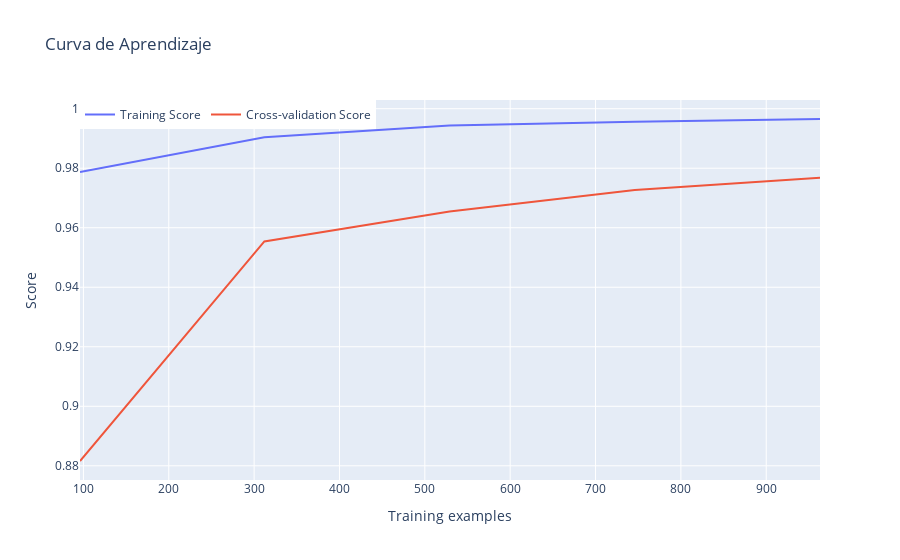

The notebook cell saved with this chart:
### Markdown cell above
### Graficando el proceso de entrenamiendo y testeo del Modelo

### Code cell
from sklearn.model_selection import learning_curve
import plotly.graph_objects as go
# Calculamos la curva de aprendizaje
train_sizes, train_scores, test_scores = learning_curve(model_taxi, X_train, y_train, cv=5)
train_scores_mean = np.mean(train_scores, axis=1)
test_scores_mean = np.mean(test_scores, axis=1)

# Creamos el gráfico con Plotly
fig = go.Figure()

# Agregamos la curva de Training score
fig.add_trace(go.Scatter(x=train_sizes, y=train_scores_mean, mode='lines', name='Training Score'))

# Agregamos la curva de Cross-validation score
fig.add_trace(go.Scatter(x=train_sizes, y=test_scores_mean, mode='lines', name='Cross-validation Score'))

# Configuramos el diseño del gráfico
fig.update_layout(
    title='Curva de Aprendizaje',
    xaxis_title='Training examples',
    yaxis_title='Score',
    legend=dict(x=0, y=1, traceorder='normal', orientation='h'),
)

# Mostramos el gráfico
fig.show()

### Figure 1 — Plotly figure (JSON) as saved in the notebook; plotly's stock layout.template omitted (floating-point values rounded to 4 significant figures)
{"data": [{"mode": "lines", "name": "Training Score", "type": "scatter", "x": [96, 312, 529, 746, 963], "y": [0.9787, 0.9904, 0.9943, 0.9956, 0.9965]}, {"mode": "lines", "name": "Cross-validation Score", "type": "scatter", "x": [96, 312, 529, 746, 963], "y": [0.8816, 0.9554, 0.9655, 0.9727, 0.9768]}], "layout": {"legend": {"orientation": "h", "traceorder": "normal", "x": 0, "y": 1}, "title": {"text": "Curva de Aprendizaje"}, "xaxis": {"title": {"text": "Training examples"}}, "yaxis": {"title": {"text": "Score"}}}}
